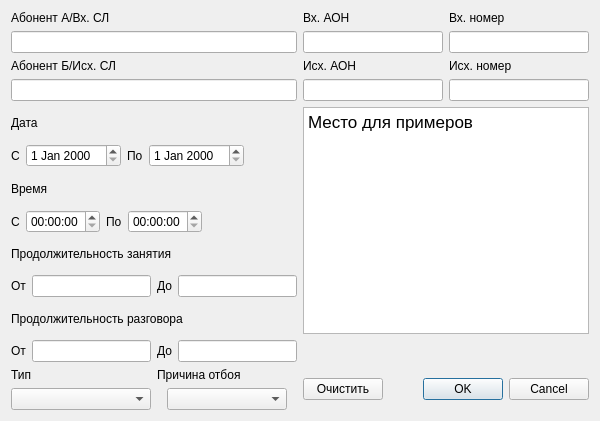
<?xml version="1.0" encoding="UTF-8"?>
<ui version="4.0">
 <class>FilterDialog</class>
 <widget class="QDialog" name="FilterDialog">
  <property name="windowModality">
   <enum>Qt::NonModal</enum>
  </property>
  <property name="geometry">
   <rect>
    <x>0</x>
    <y>0</y>
    <width>600</width>
    <height>421</height>
   </rect>
  </property>
  <property name="windowTitle">
   <string>Фильтр</string>
  </property>
  <property name="inputMethodHints">
   <set>Qt::ImhPreferUppercase|Qt::ImhUppercaseOnly</set>
  </property>
  <property name="sizeGripEnabled">
   <bool>false</bool>
  </property>
  <layout class="QGridLayout" name="gridLayout_2">
   <item row="0" column="0">
    <layout class="QGridLayout" name="gridLayout">
     <item row="0" column="0">
      <widget class="QLabel" name="abinlabel">
       <property name="text">
        <string>Абонент А/Вх. СЛ</string>
       </property>
      </widget>
     </item>
     <item row="1" column="0">
      <widget class="QLineEdit" name="abin"/>
     </item>
     <item row="2" column="0">
      <widget class="QLabel" name="aboutlabel">
       <property name="text">
        <string>Абонент Б/Исх. СЛ</string>
       </property>
      </widget>
     </item>
     <item row="3" column="0">
      <widget class="QLineEdit" name="about"/>
     </item>
    </layout>
   </item>
   <item row="0" column="1">
    <layout class="QGridLayout" name="gridLayout_4">
     <item row="2" column="1">
      <widget class="QLabel" name="outnumlabel">
       <property name="text">
        <string>Исх. номер</string>
       </property>
      </widget>
     </item>
     <item row="1" column="1">
      <widget class="QLineEdit" name="innum"/>
     </item>
     <item row="2" column="0">
      <widget class="QLabel" name="outaonlabel">
       <property name="text">
        <string>Исх. АОН</string>
       </property>
      </widget>
     </item>
     <item row="0" column="0">
      <widget class="QLabel" name="inaonlabel">
       <property name="text">
        <string>Вх. АОН</string>
       </property>
      </widget>
     </item>
     <item row="0" column="1">
      <widget class="QLabel" name="innumlabel">
       <property name="text">
        <string>Вх. номер</string>
       </property>
      </widget>
     </item>
     <item row="3" column="0">
      <widget class="QLineEdit" name="outaon"/>
     </item>
     <item row="3" column="1">
      <widget class="QLineEdit" name="outnum"/>
     </item>
     <item row="1" column="0">
      <widget class="QLineEdit" name="inaon"/>
     </item>
    </layout>
   </item>
   <item row="1" column="0">
    <widget class="QLabel" name="datelabel">
     <property name="text">
      <string>Дата</string>
     </property>
    </widget>
   </item>
   <item row="1" column="1" rowspan="7">
    <widget class="QTextEdit" name="textEdit">
     <property name="html">
      <string>&lt;!DOCTYPE HTML PUBLIC &quot;-//W3C//DTD HTML 4.0//EN&quot; &quot;http://www.w3.org/TR/REC-html40/strict.dtd&quot;&gt;
&lt;html&gt;&lt;head&gt;&lt;meta name=&quot;qrichtext&quot; content=&quot;1&quot; /&gt;&lt;style type=&quot;text/css&quot;&gt;
p, li { white-space: pre-wrap; }
&lt;/style&gt;&lt;/head&gt;&lt;body style=&quot; font-family:'.Helvetica Neue DeskInterface'; font-size:13pt; font-weight:400; font-style:normal;&quot;&gt;
&lt;p style=&quot; margin-top:0px; margin-bottom:0px; margin-left:0px; margin-right:0px; -qt-block-indent:0; text-indent:0px;&quot;&gt;Место для примеров&lt;/p&gt;&lt;/body&gt;&lt;/html&gt;</string>
     </property>
    </widget>
   </item>
   <item row="2" column="0">
    <layout class="QHBoxLayout" name="horizontalLayout">
     <item>
      <widget class="QLabel" name="datesincelabel">
       <property name="text">
        <string>С</string>
       </property>
      </widget>
     </item>
     <item>
      <widget class="QDateEdit" name="datesince"/>
     </item>
     <item>
      <widget class="QLabel" name="datetolabel">
       <property name="text">
        <string>По</string>
       </property>
      </widget>
     </item>
     <item>
      <widget class="QDateEdit" name="dateto"/>
     </item>
     <item>
      <spacer name="horizontalSpacer_3">
       <property name="orientation">
        <enum>Qt::Horizontal</enum>
       </property>
       <property name="sizeHint" stdset="0">
        <size>
         <width>40</width>
         <height>20</height>
        </size>
       </property>
      </spacer>
     </item>
    </layout>
   </item>
   <item row="3" column="0">
    <widget class="QLabel" name="timelabel">
     <property name="text">
      <string>Время</string>
     </property>
    </widget>
   </item>
   <item row="4" column="0">
    <layout class="QHBoxLayout" name="horizontalLayout_2">
     <item>
      <widget class="QLabel" name="timesincelanel">
       <property name="text">
        <string>С</string>
       </property>
      </widget>
     </item>
     <item>
      <widget class="QTimeEdit" name="timesince"/>
     </item>
     <item>
      <widget class="QLabel" name="timetolable">
       <property name="text">
        <string>По</string>
       </property>
      </widget>
     </item>
     <item>
      <widget class="QTimeEdit" name="timeto"/>
     </item>
     <item>
      <spacer name="horizontalSpacer">
       <property name="orientation">
        <enum>Qt::Horizontal</enum>
       </property>
       <property name="sizeHint" stdset="0">
        <size>
         <width>40</width>
         <height>20</height>
        </size>
       </property>
      </spacer>
     </item>
    </layout>
   </item>
   <item row="5" column="0">
    <widget class="QLabel" name="busylenlabel">
     <property name="text">
      <string>Продолжительность занятия</string>
     </property>
    </widget>
   </item>
   <item row="6" column="0">
    <layout class="QHBoxLayout" name="horizontalLayout_3">
     <item>
      <widget class="QLabel" name="busyfromlabel">
       <property name="text">
        <string>От</string>
       </property>
      </widget>
     </item>
     <item>
      <widget class="QLineEdit" name="busyfrom"/>
     </item>
     <item>
      <widget class="QLabel" name="busytolabel">
       <property name="text">
        <string>До</string>
       </property>
      </widget>
     </item>
     <item>
      <widget class="QLineEdit" name="busyto"/>
     </item>
    </layout>
   </item>
   <item row="7" column="0">
    <widget class="QLabel" name="talklenlabel">
     <property name="text">
      <string>Продолжительность разговора</string>
     </property>
    </widget>
   </item>
   <item row="8" column="0">
    <layout class="QHBoxLayout" name="horizontalLayout_4">
     <item>
      <widget class="QLabel" name="talklenfromlabel">
       <property name="text">
        <string>От</string>
       </property>
      </widget>
     </item>
     <item>
      <widget class="QLineEdit" name="talklenfrom"/>
     </item>
     <item>
      <widget class="QLabel" name="talklentolabel">
       <property name="text">
        <string>До</string>
       </property>
      </widget>
     </item>
     <item>
      <widget class="QLineEdit" name="talklento"/>
     </item>
    </layout>
   </item>
   <item row="9" column="0">
    <layout class="QGridLayout" name="gridLayout_3">
     <item row="0" column="1">
      <widget class="QLabel" name="reasonlabel">
       <property name="text">
        <string>Причина отбоя</string>
       </property>
      </widget>
     </item>
     <item row="0" column="0">
      <widget class="QLabel" name="typelabel">
       <property name="text">
        <string>Тип</string>
       </property>
      </widget>
     </item>
     <item row="1" column="0">
      <widget class="QComboBox" name="type"/>
     </item>
     <item row="1" column="1" alignment="Qt::AlignHCenter">
      <widget class="QComboBox" name="reason">
       <property name="minimumSize">
        <size>
         <width>120</width>
         <height>0</height>
        </size>
       </property>
       <property name="sizeIncrement">
        <size>
         <width>0</width>
         <height>0</height>
        </size>
       </property>
      </widget>
     </item>
    </layout>
   </item>
   <item row="9" column="1">
    <layout class="QHBoxLayout" name="horizontalLayout_5">
     <item>
      <widget class="QPushButton" name="clearbutton">
       <property name="text">
        <string>Очистить</string>
       </property>
      </widget>
     </item>
     <item>
      <widget class="QDialogButtonBox" name="buttonBox">
       <property name="layoutDirection">
        <enum>Qt::LeftToRight</enum>
       </property>
       <property name="orientation">
        <enum>Qt::Horizontal</enum>
       </property>
       <property name="standardButtons">
        <set>QDialogButtonBox::Cancel|QDialogButtonBox::Ok</set>
       </property>
      </widget>
     </item>
    </layout>
   </item>
  </layout>
 </widget>
 <resources/>
 <connections>
  <connection>
   <sender>buttonBox</sender>
   <signal>rejected()</signal>
   <receiver>FilterDialog</receiver>
   <slot>reject()</slot>
   <hints>
    <hint type="sourcelabel">
     <x>316</x>
     <y>260</y>
    </hint>
    <hint type="destinationlabel">
     <x>286</x>
     <y>274</y>
    </hint>
   </hints>
  </connection>
  <connection>
   <sender>buttonBox</sender>
   <signal>accepted()</signal>
   <receiver>FilterDialog</receiver>
   <slot>accept()</slot>
   <hints>
    <hint type="sourcelabel">
     <x>248</x>
     <y>254</y>
    </hint>
    <hint type="destinationlabel">
     <x>157</x>
     <y>274</y>
    </hint>
   </hints>
  </connection>
 </connections>
</ui>
